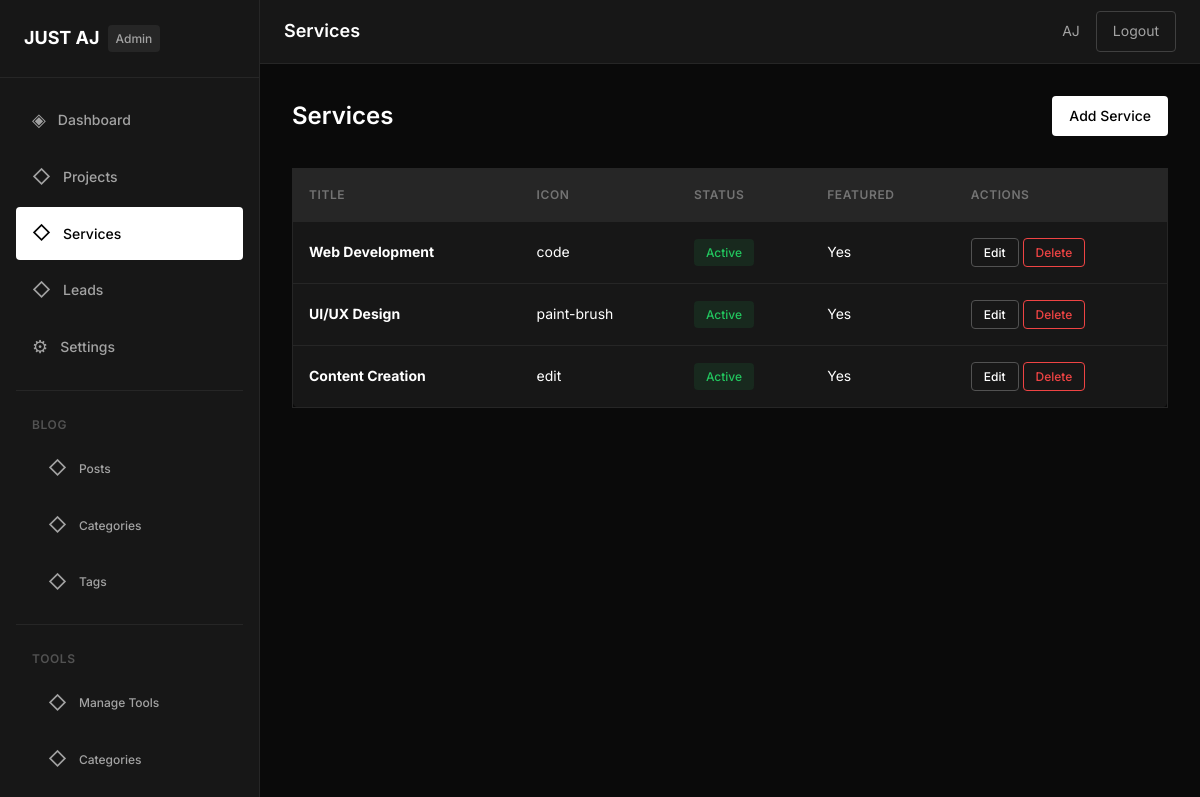
The page /admin/services/index.php (signed in) on the database its author committed.
### tables this page shows
CREATE TABLE `settings` (
    `id` INT(11) NOT NULL AUTO_INCREMENT,
    `setting_key` VARCHAR(255) NOT NULL,
    `setting_value` TEXT,
    PRIMARY KEY (`id`),
    UNIQUE KEY `setting_key` (`setting_key`)
);

CREATE TABLE `services` (
    `id` INT(11) NOT NULL AUTO_INCREMENT,
    `title` VARCHAR(255) NOT NULL,
    `description` TEXT,
    `icon` VARCHAR(100),
    `status` ENUM('active', 'inactive') DEFAULT 'active',
    `featured` ENUM('yes', 'no') DEFAULT 'no',
    `created_at` TIMESTAMP DEFAULT CURRENT_TIMESTAMP,
    `updated_at` TIMESTAMP DEFAULT CURRENT_TIMESTAMP ON UPDATE CURRENT_TIMESTAMP,
    PRIMARY KEY (`id`)
);

### includes/functions.php (called while the page is built, shortened)
<?php
function getSetting($key, $default = '') {
    global $pdo;
    $stmt = $pdo->prepare('SELECT setting_value FROM settings WHERE setting_key = ?');
    $stmt->execute([$key]);
    $result = $stmt->fetch();
    return $result ? $result['setting_value'] : $default;
}

### admin/services/index.php (the view, shortened to what this page needs)
<?php
$currentPage = 'services';
require_once '../../includes/db.php';
require_once '../../includes/functions.php';
$stmt = $pdo->query('SELECT * FROM services ORDER BY created_at DESC');
$services = $stmt->fetchAll();
?>
<?php include '../../includes/admin-header.php'; ?>
<div class="page-header">
    <h1 class="page-title">Services</h1>
    <a href="<?php echo SITE_URL; ?>/admin/services/create.php" class="btn btn-primary">Add Service</a>
</div>
<?php if (!empty($services)): ?>
<div class="table-container">
    <table class="data-table">
        <thead>
            <tr>
                <th>Title</th>
                <th>Icon</th>
                <th>Status</th>
                <th>Featured</th>
                <th>Actions</th>
            </tr>
        </thead>
        <tbody>
            <?php foreach ($services as $service): ?>
            <tr>
                <td><strong><?php echo htmlspecialchars($service['title']); ?></strong></td>
                <td><?php echo htmlspecialchars($service['icon'] ?? '-'); ?></td>
                <td><span class="status-badge <?php echo $service['status']; ?>"><?php echo ucfirst($service['status']); ?></span></td>
                <td><?php echo $service['featured'] === 'yes' ? 'Yes' : 'No'; ?></td>
                <td>
                    <a href="<?php echo SITE_URL; ?>/admin/services/edit.php?id=<?php echo $service['id']; ?>" class="btn btn-secondary btn-sm">Edit</a>
                    <a href="<?php echo SITE_URL; ?>/admin/services/delete.php?id=<?php echo $service['id']; ?>" class="btn btn-danger btn-sm" onclick="return confirmDelete('Are you sure you want to delete this service?')">Delete</a>
                </td>
            </tr>
            <?php endforeach; ?>
        </tbody>
    </table>
</div>
<?php endif; ?>
<?php include '../../includes/admin-footer.php'; ?>

### includes/admin-sidebar.php (shortened to what this page needs)
<aside class="admin-sidebar">
                <div class="sidebar-header">
                    <a href="<?php echo SITE_URL; ?>/admin/dashboard.php" class="sidebar-logo">
                        <span class="logo-text"><?php echo htmlspecialchars(getSetting('site_name', 'AJ OS')); ?></span>
                        <span class="logo-badge">Admin</span>
                    </a>
                </div>
                <nav class="sidebar-nav">
                    <ul class="nav-menu">
                        <li class="nav-item">
                            <a href="<?php echo SITE_URL; ?>/admin/dashboard.php" class="nav-link <?php echo $currentPage === 'dashboard' ? 'active' : ''; ?>">
                                <span class="nav-icon">◈</span>
                                Dashboard
                            </a>
                        </li>
                        <li class="nav-item">
                            <a href="<?php echo SITE_URL; ?>/admin/projects/index.php" class="nav-link <?php echo $currentPage === 'projects' ? 'active' : ''; ?>">
                                <span class="nav-icon">◇</span>
                                Projects
                            </a>
                        </li>
                        <li class="nav-item">
                            <a href="<?php echo SITE_URL; ?>/admin/services/index.php" class="nav-link <?php echo $currentPage === 'services' ? 'active' : ''; ?>">
                                <span class="nav-icon">◇</span>
                                Services
                            </a>
                        </li>
                        <li class="nav-item">
                            <a href="<?php echo SITE_URL; ?>/admin/leads/index.php" class="nav-link <?php echo $currentPage === 'leads' ? 'active' : ''; ?>">
                                <span class="nav-icon">◇</span>
                                Leads
                            </a>
                        </li>
                        <li class="nav-item">
                            <a href="<?php echo SITE_URL; ?>/admin/settings.php" class="nav-link <?php echo $currentPage === 'settings' ? 'active' : ''; ?>">
                                <span class="nav-icon">⚙</span>
                                Settings
                            </a>
                        </li>
                    </ul>
                    <div class="nav-divider"></div>
                    <p class="nav-label">Blog</p>
                    <ul class="nav-menu">
                        <li class="nav-item nav-sub">
                            <a href="<?php echo SITE_URL; ?>/admin/blog/posts/" class="nav-link <?php echo $currentPage === 'blog-posts' ? 'active' : ''; ?>">
                                <span class="nav-icon">◇</span>
                                Posts
                            </a>
                        </li>
                        <li class="nav-item nav-sub">
                            <a href="<?php echo SITE_URL; ?>/admin/blog/categories/" class="nav-link <?php echo $currentPage === 'blog-categories' ? 'active' : ''; ?>">
                                <span class="nav-icon">◇</span>
                                Categories
                            </a>
                        </li>
                        <li class="nav-item nav-sub">
                            <a href="<?php echo SITE_URL; ?>/admin/blog/tags/" class="nav-link <?php echo $currentPage === 'blog-tags' ? 'active' : ''; ?>">
                                <span class="nav-icon">◇</span>
                                Tags
                            </a>
                        </li>
                    </ul>
                    <div class="nav-divider"></div>
                    <p class="nav-label">Tools</p>
                    <ul class="nav-menu">
                        <li class="nav-item nav-sub">
                            <a href="<?php echo SITE_URL; ?>/admin/tools/tools/" class="nav-link <?php echo $currentPage === 'tools-manage' ? 'active' : ''; ?>">
                                <span class="nav-icon">◇</span>
                                Manage Tools
                            </a>
                        </li>
                        <li class="nav-item nav-sub">
                            <a href="<?php echo SITE_URL; ?>/admin/tools/categories/" class="nav-link <?php echo $currentPage === 'tool-categories' ? 'active' : ''; ?>">
                                <span class="nav-icon">◇</span>
                                Categories
                            </a>
                        </li>
                    </ul>
                </nav>
            </aside>

### rows shown on the page
settings: setting_value "JUST AJ"
services: title "Web Development", icon "code", status "Active", featured "Yes"
services: title "UI/UX Design", icon "paint-brush", status "Active", featured "Yes"
services: title "Content Creation", icon "edit", status "Active", featured "Yes"

### other values the page prints
$pageTitle "Services"
$currentAdmin['name'] "AJ"
